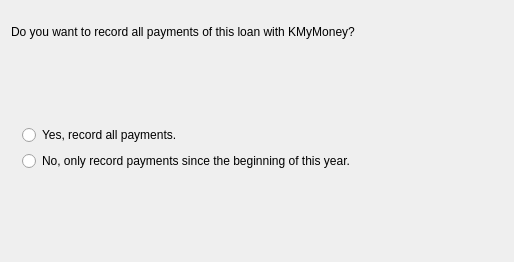
<?xml version="1.0" encoding="UTF-8"?>
<ui version="4.0">
 <class>RecordPaymentWizardPage</class>
 <widget class="QWizardPage" name="RecordPaymentWizardPage">
  <attribute name="title">
   <string>Recording payments?</string>
  </attribute>
  <layout class="QVBoxLayout">
   <property name="margin">
    <number>11</number>
   </property>
   <property name="spacing">
    <number>6</number>
   </property>
   <item>
    <widget class="QLabel" name="TextLabel7_2">
     <property name="text">
      <string>
Do you want to record all payments of this loan with KMyMoney?</string>
     </property>
     <property name="alignment">
      <set>Qt::AlignTop</set>
     </property>
     <property name="wordWrap">
      <bool>true</bool>
     </property>
    </widget>
   </item>
   <item>
    <spacer name="Spacer33">
     <property name="sizeHint">
      <size>
       <width>0</width>
       <height>69</height>
      </size>
     </property>
     <property name="sizeType">
      <enum>QSizePolicy::Expanding</enum>
     </property>
     <property name="orientation">
      <enum>Qt::Vertical</enum>
     </property>
    </spacer>
   </item>
   <item>
    <layout class="QHBoxLayout">
     <property name="margin">
      <number>0</number>
     </property>
     <property name="spacing">
      <number>6</number>
     </property>
     <item>
      <widget class="QFrame" name="frame_5">
       <property name="frameShape">
        <enum>QFrame::NoFrame</enum>
       </property>
       <layout class="QVBoxLayout">
        <property name="margin">
         <number>11</number>
        </property>
        <property name="spacing">
         <number>6</number>
        </property>
        <item>
         <widget class="QRadioButton" name="m_allPaymentsButton">
          <property name="text">
           <string>Yes, record all payments.</string>
          </property>
          <attribute name="buttonGroup">
           <string>ButtonGroup4</string>
          </attribute>
         </widget>
        </item>
        <item>
         <widget class="QRadioButton" name="m_thisYearPaymentButton">
          <property name="text">
           <string>No, only record payments since the beginning of this year.</string>
          </property>
          <attribute name="buttonGroup">
           <string>ButtonGroup4</string>
          </attribute>
         </widget>
        </item>
       </layout>
      </widget>
     </item>
     <item>
      <spacer name="Spacer14_2_2_2">
       <property name="sizeHint">
        <size>
         <width>137</width>
         <height>0</height>
        </size>
       </property>
       <property name="sizeType">
        <enum>QSizePolicy::Expanding</enum>
       </property>
       <property name="orientation">
        <enum>Qt::Horizontal</enum>
       </property>
      </spacer>
     </item>
    </layout>
   </item>
   <item>
    <spacer name="Spacer34">
     <property name="sizeHint">
      <size>
       <width>0</width>
       <height>69</height>
      </size>
     </property>
     <property name="sizeType">
      <enum>QSizePolicy::Expanding</enum>
     </property>
     <property name="orientation">
      <enum>Qt::Vertical</enum>
     </property>
    </spacer>
   </item>
  </layout>
 </widget>
 <resources/>
 <connections/>
 <customwidgets>
 </customwidgets>
 <tabstops>
 </tabstops>
 <buttongroups>
  <buttongroup name="ButtonGroup4"/>
 </buttongroups>
</ui>
